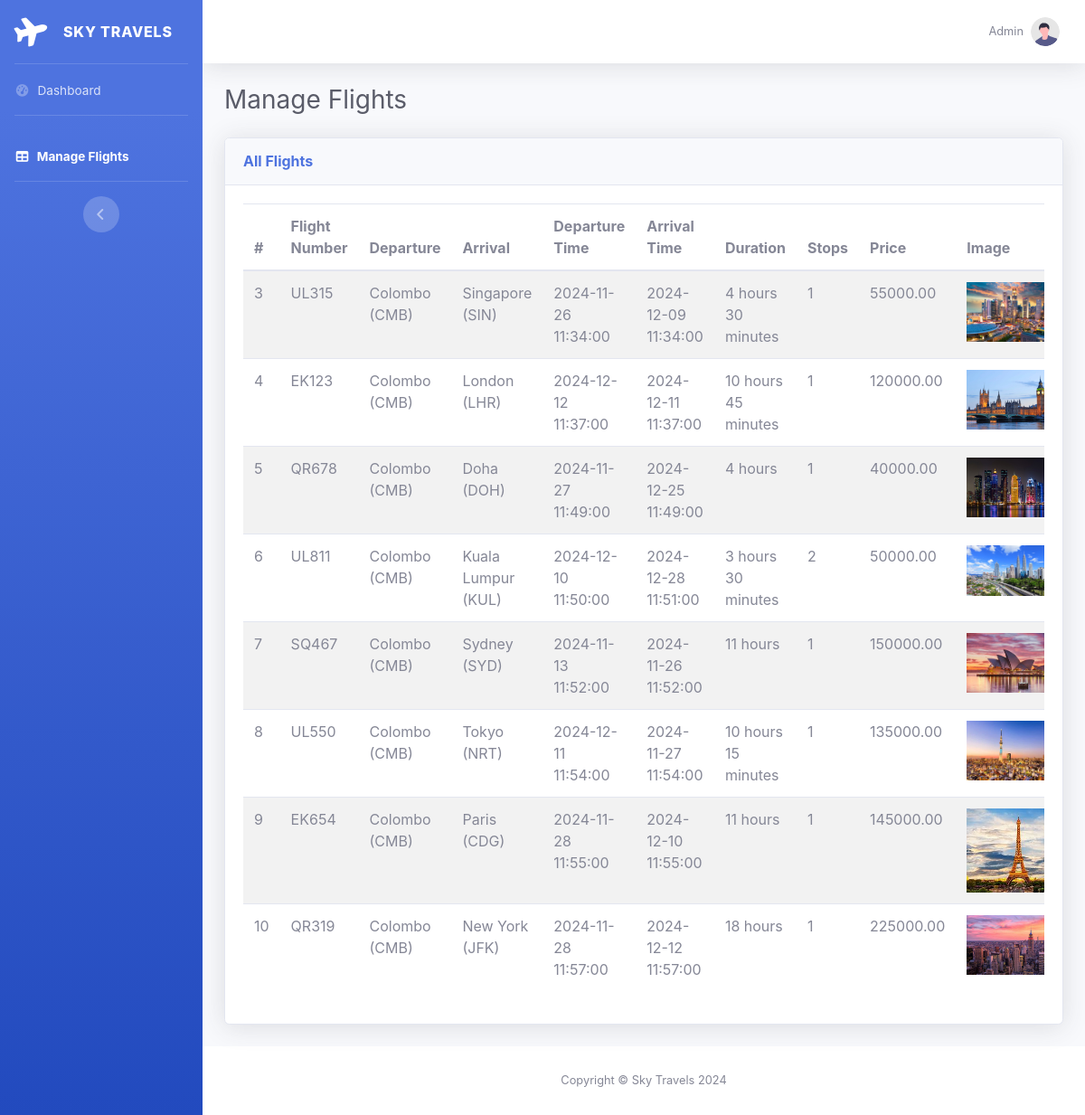
/admin_flights.php, run on the app's committed database.
### tables this page shows
CREATE TABLE `flights` (
  `id` int(11) NOT NULL,
  `flight_no` varchar(50) NOT NULL,
  `departure` varchar(100) NOT NULL,
  `arrival` varchar(100) NOT NULL,
  `departure_time` datetime NOT NULL,
  `arrival_time` datetime NOT NULL,
  `duration` varchar(50) NOT NULL,
  `stops` int(11) NOT NULL,
  `price` decimal(10,2) NOT NULL,
  `image` varchar(255) NOT NULL
);

### admin_flights.php (the view, shortened to what this page needs)
<?php
include("dbconn.php");
$sql = "SELECT * FROM flights";
$result = $conn->query($sql);
?>
<!DOCTYPE html>
<html lang="en">
<head>
    <link href="vendor/fontawesome-free/css/all.min.css" rel="stylesheet" type="text/css">
    <link href="css/sb-admin-2.min.css" rel="stylesheet">
</head>
<body id="page-top">
    <div id="wrapper">
        <ul class="navbar-nav bg-gradient-primary sidebar sidebar-dark accordion" id="accordionSidebar">
            <a class="sidebar-brand d-flex align-items-center justify-content-center" href="index.html">
                <div class="sidebar-brand-icon rotate-n-15">
                    <i class="fas fa-plane"></i>
                </div>
                <div class="sidebar-brand-text mx-3">Sky Travels</div>
            </a>
            <hr class="sidebar-divider my-0">
            <li class="nav-item">
                <a class="nav-link" href="admin_panel.php">
                    <i class="fas fa-fw fa-tachometer-alt"></i>
                    <span>Dashboard</span>
                </a>
            </li>
            <hr class="sidebar-divider">
            <li class="nav-item active">
                <a class="nav-link" href="admin_flights.php">
                    <i class="fas fa-fw fa-table"></i>
                    <span>Manage Flights</span>
                </a>
            </li>
            <hr class="sidebar-divider d-none d-md-block">
            <div class="text-center d-none d-md-inline">
                <button class="rounded-circle border-0" id="sidebarToggle"></button>
            </div>
        </ul>
        <div id="content-wrapper" class="d-flex flex-column">
            <div id="content">
                <nav class="navbar navbar-expand navbar-light bg-white topbar mb-4 static-top shadow">
                    <ul class="navbar-nav ml-auto">
                        <li class="nav-item dropdown no-arrow">
                            <a class="nav-link dropdown-toggle" href="#" id="userDropdown" role="button" data-toggle="dropdown" aria-haspopup="true" aria-expanded="false">
                                <span class="mr-2 d-none d-lg-inline text-gray-600 small">Admin</span>
                                <img class="img-profile rounded-circle" src="img/undraw_profile.svg">
                            </a>
                        </li>
                    </ul>
                </nav>
                <div class="container-fluid">
                    <h1 class="h3 mb-4 text-gray-800">Manage Flights</h1>
                    <div class="card shadow mb-4">
                        <div class="card-header py-3">
                            <h6 class="m-0 font-weight-bold text-primary">All Flights</h6>
                        </div>
                        <div class="card-body">
                            <?php if ($result->num_rows == 0): ?>
                                <p>No flights found.</p>
                            <?php else: ?>
                                <div class="table-responsive">
                                    <table class="table table-striped">
                                        <thead>
                                            <tr>
                                                <th>#</th>
                                                <th>Flight Number</th>
                                                <th>Departure</th>
                                                <th>Arrival</th>
                                                <th>Departure Time</th>
                                                <th>Arrival Time</th>
                                                <th>Duration</th>
                                                <th>Stops</th>
                                                <th>Price</th>
                                                <th>Image</th>
                                            </tr>
                                        </thead>
                                        <tbody>
                                            <?php while ($row = $result->fetch_assoc()): ?>
                                                <tr>
                                                    <td><?php echo $row['id']; ?></td>
                                                    <td><?php echo $row['flight_no']; ?></td>
                                                    <td><?php echo $row['departure']; ?></td>
                                                    <td><?php echo $row['arrival']; ?></td>
                                                    <td><?php echo $row['departure_time']; ?></td>
                                                    <td><?php echo $row['arrival_time']; ?></td>
                                                    <td><?php echo $row['duration']; ?></td>
                                                    <td><?php echo $row['stops']; ?></td>
                                                    <td><?php echo $row['price']; ?></td>
                                                    <td><img src="img/<?php echo $row['image']; ?>" alt="Flight Image" width="100"></td>
                                                </tr>
                                            <?php endwhile; ?>
                                        </tbody>
                                    </table>
                                </div>
                            <?php endif; ?>
                        </div>
                    </div>
                </div>
            </div>
            <footer class="sticky-footer bg-white">
                <div class="container my-auto">
                    <div class="copyright text-center my-auto">
                        <span>Copyright &copy; Sky Travels 2024</span>
                    </div>
                </div>
            </footer>
        </div>
    </div>
</body>
</html>

### data on the page
flights: id "3", flight_no "UL315", departure "Colombo (CMB)", arrival "Singapore (SIN)", departure_time "2024-11-26 11:34:00", arrival_time "2024-12-09 11:34:00", duration "4 hours 30 minutes", stops "1", price "55000.00", image (picture)
flights: id "4", flight_no "EK123", departure "Colombo (CMB)", arrival "London (LHR)", departure_time "2024-12-12 11:37:00", arrival_time "2024-12-11 11:37:00", duration "10 hours 45 minutes", stops "1", price "120000.00", image (picture)
flights: id "5", flight_no "QR678", departure "Colombo (CMB)", arrival "Doha (DOH)", departure_time "2024-11-27 11:49:00", arrival_time "2024-12-25 11:49:00", duration "4 hours", stops "1", price "40000.00", image (picture)
flights: id "6", flight_no "UL811", departure "Colombo (CMB)", arrival "Kuala Lumpur (KUL)", departure_time "2024-12-10 11:50:00", arrival_time "2024-12-28 11:51:00", duration "3 hours 30 minutes", stops "2", price "50000.00", image (picture)
flights: id "7", flight_no "SQ467", departure "Colombo (CMB)", arrival "Sydney (SYD)", departure_time "2024-11-13 11:52:00", arrival_time "2024-11-26 11:52:00", duration "11 hours", stops "1", price "150000.00", image (picture)
flights: id "8", flight_no "UL550", departure "Colombo (CMB)", arrival "Tokyo (NRT)", departure_time "2024-12-11 11:54:00", arrival_time "2024-11-27 11:54:00", duration "10 hours 15 minutes", stops "1", price "135000.00", image (picture)
flights: id "9", flight_no "EK654", departure "Colombo (CMB)", arrival "Paris (CDG)", departure_time "2024-11-28 11:55:00", arrival_time "2024-12-10 11:55:00", duration "11 hours", stops "1", price "145000.00", image (picture)
flights: id "10", flight_no "QR319", departure "Colombo (CMB)", arrival "New York (JFK)", departure_time "2024-11-28 11:57:00", arrival_time "2024-12-12 11:57:00", duration "18 hours", stops "1", price "225000.00", image (picture)
